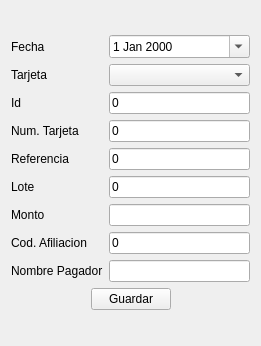
<?xml version="1.0" encoding="UTF-8"?>
<ui version="4.0">
 <class>ui_tarjeta</class>
 <widget class="QWidget" name="ui_tarjeta">
  <property name="geometry">
   <rect>
    <x>0</x>
    <y>0</y>
    <width>261</width>
    <height>346</height>
   </rect>
  </property>
  <property name="windowTitle">
   <string>Registro de tarjeta</string>
  </property>
  <layout class="QGridLayout" name="gridLayout_2">
   <item row="0" column="0">
    <layout class="QGridLayout" name="gridLayout">
     <item row="7" column="1">
      <widget class="QLineEdit" name="lineEdit_Afiliacion">
       <property name="text">
        <string>0</string>
       </property>
      </widget>
     </item>
     <item row="0" column="0">
      <widget class="QLabel" name="label_5">
       <property name="text">
        <string>Fecha</string>
       </property>
      </widget>
     </item>
     <item row="0" column="1">
      <widget class="QDateEdit" name="dateEdit">
       <property name="calendarPopup">
        <bool>true</bool>
       </property>
      </widget>
     </item>
     <item row="6" column="1">
      <widget class="QLineEdit" name="lineEdit_Monto"/>
     </item>
     <item row="1" column="1">
      <widget class="MyComboBox" name="comboBox_tarjeta"/>
     </item>
     <item row="2" column="0">
      <widget class="QLabel" name="label">
       <property name="text">
        <string>Id</string>
       </property>
      </widget>
     </item>
     <item row="2" column="1">
      <widget class="QLineEdit" name="lineEdit_id">
       <property name="text">
        <string>0</string>
       </property>
      </widget>
     </item>
     <item row="3" column="0">
      <widget class="QLabel" name="label_2">
       <property name="text">
        <string>Num. Tarjeta</string>
       </property>
      </widget>
     </item>
     <item row="6" column="0">
      <widget class="QLabel" name="label_6">
       <property name="text">
        <string>Monto</string>
       </property>
      </widget>
     </item>
     <item row="3" column="1">
      <widget class="QLineEdit" name="lineEdit_numero_Tarjeta">
       <property name="text">
        <string>0</string>
       </property>
      </widget>
     </item>
     <item row="4" column="0">
      <widget class="QLabel" name="label_3">
       <property name="text">
        <string>Referencia</string>
       </property>
      </widget>
     </item>
     <item row="4" column="1">
      <widget class="QLineEdit" name="lineEdit_Referencia">
       <property name="text">
        <string>0</string>
       </property>
      </widget>
     </item>
     <item row="5" column="0">
      <widget class="QLabel" name="label_4">
       <property name="text">
        <string>Lote</string>
       </property>
      </widget>
     </item>
     <item row="7" column="0">
      <widget class="QLabel" name="label_7">
       <property name="text">
        <string>Cod. Afiliacion</string>
       </property>
      </widget>
     </item>
     <item row="1" column="0">
      <widget class="QLabel" name="label_8">
       <property name="text">
        <string>Tarjeta</string>
       </property>
      </widget>
     </item>
     <item row="5" column="1">
      <widget class="QLineEdit" name="lineEdit_Lote">
       <property name="text">
        <string>0</string>
       </property>
      </widget>
     </item>
     <item row="9" column="0" colspan="2">
      <layout class="QHBoxLayout" name="horizontalLayout">
       <item>
        <spacer name="horizontalSpacer_2">
         <property name="orientation">
          <enum>Qt::Horizontal</enum>
         </property>
         <property name="sizeHint" stdset="0">
          <size>
           <width>40</width>
           <height>20</height>
          </size>
         </property>
        </spacer>
       </item>
       <item>
        <widget class="QPushButton" name="pushButton_guardar">
         <property name="text">
          <string>Guardar</string>
         </property>
        </widget>
       </item>
       <item>
        <spacer name="horizontalSpacer">
         <property name="orientation">
          <enum>Qt::Horizontal</enum>
         </property>
         <property name="sizeHint" stdset="0">
          <size>
           <width>40</width>
           <height>20</height>
          </size>
         </property>
        </spacer>
       </item>
      </layout>
     </item>
     <item row="8" column="0">
      <widget class="QLabel" name="label_9">
       <property name="text">
        <string>Nombre Pagador</string>
       </property>
      </widget>
     </item>
     <item row="8" column="1">
      <widget class="QLineEdit" name="lineEdit_nombre_pagador"/>
     </item>
    </layout>
   </item>
  </layout>
 </widget>
 <customwidgets>
  <customwidget>
   <class>MyComboBox</class>
   <extends>QComboBox</extends>
   <header location="global">mycombobox.h</header>
   <slots>
    <slot>Eliminar_Item()</slot>
   </slots>
  </customwidget>
 </customwidgets>
 <tabstops>
  <tabstop>dateEdit</tabstop>
  <tabstop>comboBox_tarjeta</tabstop>
  <tabstop>lineEdit_id</tabstop>
  <tabstop>lineEdit_numero_Tarjeta</tabstop>
  <tabstop>lineEdit_Referencia</tabstop>
  <tabstop>lineEdit_Lote</tabstop>
  <tabstop>lineEdit_Monto</tabstop>
  <tabstop>lineEdit_Afiliacion</tabstop>
  <tabstop>lineEdit_nombre_pagador</tabstop>
  <tabstop>pushButton_guardar</tabstop>
 </tabstops>
 <resources/>
 <connections/>
</ui>
